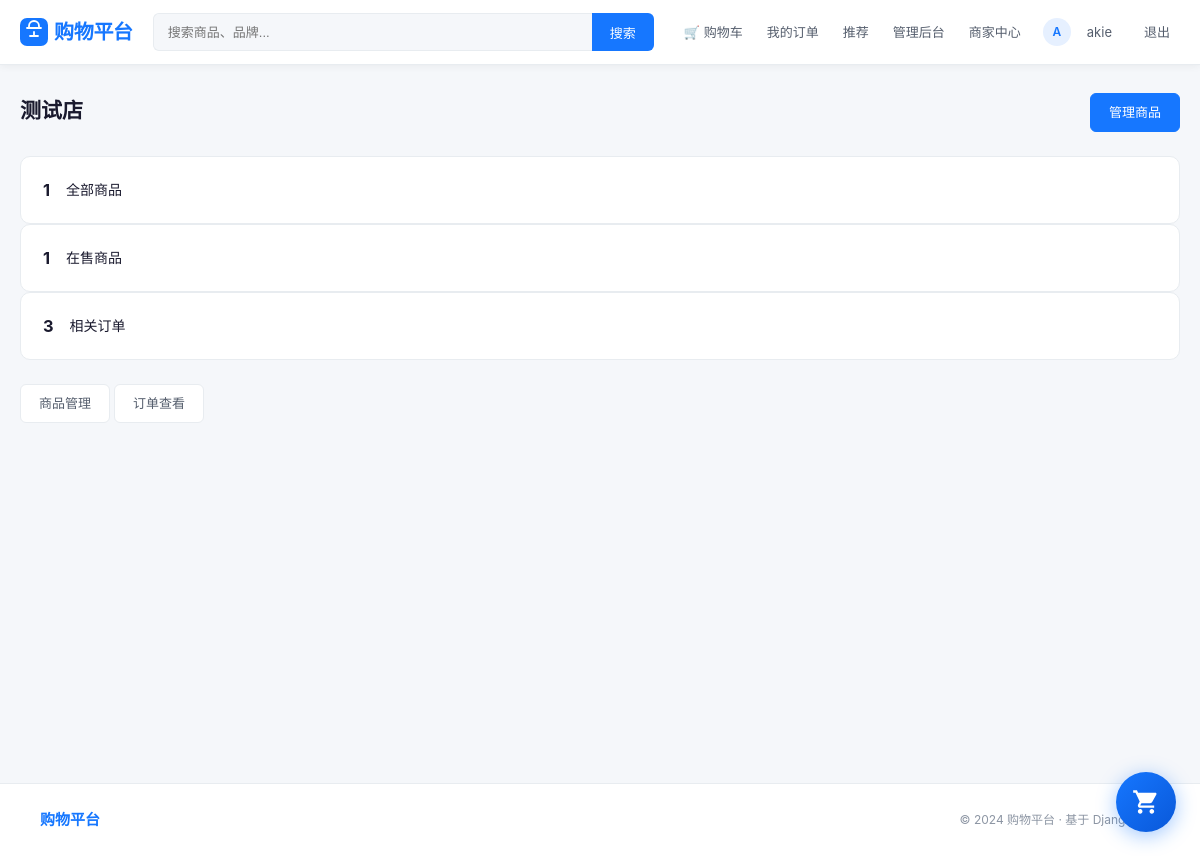
Page /store/4/dashboard/ (signed in) on the committed database.
### user/models.py (models this page shows)
class User(AbstractUser):
    phone = models.CharField('手机号', max_length=20, blank=True)
    avatar = models.ImageField('头像', upload_to='avatars/', blank=True)
    address = models.TextField('默认地址', blank=True)
    @property
    def store_profile(self):
        return getattr(self, 'owned_store', None)
    @property
    def is_store_owner(self):
        return bool(self.store_profile and self.store_profile.is_active)
    class Meta:
        verbose_name = '用户'
        verbose_name_plural = '用户'

### store/models.py (models this page shows, shortened)
class Store(models.Model):
    STATUS_CHOICES = [
        ('pending', '待审核'),
        ('active', '正常营业'),
        ('disabled', '已禁用'),
        ('rejected', '已拒绝'),
    ]
    name = models.CharField('店铺名称', max_length=100)
    description = models.TextField('店铺简介', blank=True)
    logo = models.ImageField('店铺Logo', upload_to='store_logos/', blank=True)
    contact_person = models.CharField('联系人', max_length=50)
    contact_phone = models.CharField('联系电话', max_length=20)
    license_number = models.CharField('营业执照号', max_length=50, unique=True)
    status = models.CharField('状态', max_length=20, choices=STATUS_CHOICES, default='pending')
    owner = models.OneToOneField(
        settings.AUTH_USER_MODEL,
        on_delete=models.CASCADE,
        verbose_name='店主',
        related_name='owned_store'
    )
    reviewed_by = models.ForeignKey(
        settings.AUTH_USER_MODEL,
        on_delete=models.SET_NULL,
        null=True,
        blank=True,
        verbose_name='审核人',
        related_name='reviewed_stores'
    )
    created_at = models.DateTimeField('申请时间', auto_now_add=True)
    reviewed_at = models.DateTimeField('审核时间', null=True, blank=True)
    class Meta:
        verbose_name = '店铺'
        verbose_name_plural = '店铺'
        ordering = ['-created_at']
    @property
    def is_active(self):
        return self.status == 'active'

### store/views.py (the view)
# urls.py: path('<int:store_id>/dashboard/', views.store_dashboard, name='dashboard'),
@login_required
@store_owner_required()
def store_dashboard(request, store):
    products = store.products.all()
    total_products = products.count()
    active_products = products.filter(product_status='active').count()
    from order.models import Order, OrderItem
    order_items = OrderItem.objects.filter(product__in=products)
    total_orders = Order.objects.filter(items__product__in=products).distinct().count()
    context = {
        'store': store,
        'total_products': total_products,
        'active_products': active_products,
        'total_orders': total_orders,
    }
    return render(request, 'store/dashboard.html', context)

### templates/store/dashboard.html (shortened to what this page needs)
{% extends 'base.html' %}
{% block content %}
<div style="display:flex;align-items:center;justify-content:space-between;margin-bottom:24px">
  <div>
    <h2 style="margin:0">{{ store.name }}</h2>
  </div>
  <a href="/store/{{ store.id }}/products/" class="btn btn-primary">管理商品</a>
</div>
<div class="dashboard-stats">
  <div class="stat-card"><h3>{{ total_products }}</h3><p>全部商品</p></div>
  <div class="stat-card"><h3>{{ active_products }}</h3><p>在售商品</p></div>
  <div class="stat-card"><h3>{{ total_orders }}</h3><p>相关订单</p></div>
</div>
<div class="section" style="margin-top:24px">
  <a href="/store/{{ store.id }}/products/" class="btn">商品管理</a>
  <a href="/store/{{ store.id }}/orders/" class="btn">订单查看</a>
</div>
{% endblock %}

### templates/base.html (shortened to what this page needs)
<!DOCTYPE html>
<html lang="zh-CN">
<head>
<link rel="stylesheet" href="/static/css/style.css">
</head>
<body>
<nav class="navbar">
  <div class="container nav-inner">
    <a href="/" class="logo">
      <svg viewBox="0 0 28 28" fill="none"><rect width="28" height="28" rx="7" fill="#1677ff"/><path d="M7 10h14M9 10V8a5 5 0 0110 0v2M10 18h8M14 14v4" stroke="#fff" stroke-width="1.8" stroke-linecap="round"/></svg>
      购物平台
    </a>
    <div class="nav-search">
      <form action="/products/" method="get">
        <input type="text" name="q" placeholder="搜索商品、品牌..." value="{{ request.GET.q }}">
        <button type="submit">搜索</button>
      </form>
    </div>
    <div class="nav-links">
      {% if user.is_authenticated %}
        <a href="/order/cart/">🛒 购物车</a>
        <a href="/order/orders/">我的订单</a>
        <a href="/recommendations/">推荐</a>
        {% if user.is_staff %}<a href="/manage/dashboard/">管理后台</a>{% endif %}
        {% if user.is_store_owner %}
          <a href="/store/{{ user.store_profile.id }}/dashboard/">商家中心</a>
        {% else %}
          <a href="/store/apply/">开店</a>
        {% endif %}
        <span class="nav-user-name">
          <span class="nav-avatar">{{ user.username|slice:":1"|upper }}</span>
          <a href="/user/profile/">{{ user.username }}</a>
        </span>
        <a href="/user/logout/">退出</a>
      {% else %}
        <a href="/user/login/">登录</a>
        <a href="/user/register/" class="nav-btn">免费注册</a>
      {% endif %}
    </div>
  </div>
</nav>
<div class="container main-content">
  {% block content %}{% endblock %}
</div>
<footer class="footer">
  <div class="container footer-inner">
    <span class="footer-brand">购物平台</span>
    <span class="footer-copy">© 2024 购物平台 · 基于 Django 开发</span>
  </div>
</footer>
{% if user.is_authenticated %}
<a href="/order/cart/" class="cart-float-btn">
</a>
{% endif %}
</body>
</html>

### static/css/style.css (style rules this page uses)
*, *::before, *::after { box-sizing: border-box; margin: 0; padding: 0; }
:root { --blue: #1677ff; --blue-dark: #0958d9; --blue-light: #e6f0ff; --blue-pale: #f0f5ff; --text: #1a1a2e; --text-2: #555e6d; --text-3: #8c95a3; --border: #e8ecf0; --bg: #f5f7fa; --white: #ffffff; --red: #ff4d4f; --green: #52c41a; --orange: #fa8c16; --radius: 10px; --radius-sm: 6px; --shadow: 0 2px 12px rgba(22,119,255,.08); --shadow-md: 0 4px 24px rgba(22,119,255,.13); --transition: .18s ease; }
html { scroll-behavior: smooth; }
body { font-family: -apple-system, 'PingFang SC', 'Microsoft YaHei', sans-serif; background: var(--bg); color: var(--text); font-size: 14px; line-height: 1.6; }
a { color: var(--blue); text-decoration: none; transition: color var(--transition); }
.container { max-width: 1200px; margin: 0 auto; padding: 0 20px; }
.navbar { background: var(--white); border-bottom: 1px solid var(--border); position: sticky; top: 0; z-index: 200; box-shadow: 0 1px 8px rgba(0,0,0,.06); }
.nav-inner { display: flex; align-items: center; gap: 20px; height: 64px; }
.logo { font-size: 1.25rem; font-weight: 700; color: var(--blue); display: flex; align-items: center; gap: 6px; flex-shrink: 0; letter-spacing: -.3px; }
.logo svg { width: 28px; height: 28px; }
.nav-search { flex: 1; max-width: 520px; }
.nav-search form { display: flex; }
.nav-search input { flex: 1; height: 38px; padding: 0 14px; border: 1.5px solid var(--border); border-right: none; border-radius: var(--radius-sm) 0 0 var(--radius-sm); font-size: 13px; outline: none; background: var(--bg); transition: border-color var(--transition); }
.nav-search button { height: 38px; padding: 0 18px; background: var(--blue); color: var(--white); border: none; border-radius: 0 var(--radius-sm) var(--radius-sm) 0; font-size: 13px; cursor: pointer; transition: background var(--transition); white-space: nowrap; }
.nav-links { display: flex; align-items: center; gap: 4px; flex-shrink: 0; }
.nav-links a { padding: 6px 10px; border-radius: var(--radius-sm); font-size: 13px; color: var(--text-2); transition: background var(--transition), color var(--transition); }
.nav-user-name { font-size: 13px; color: var(--text-2); padding: 6px 8px; display: flex; align-items: center; gap: 6px; }
.nav-avatar { width: 28px; height: 28px; border-radius: 50%; background: var(--blue-light); color: var(--blue); display: inline-flex; align-items: center; justify-content: center; font-size: 12px; font-weight: 600; }
.main-content { padding: 28px 20px; min-height: calc(100vh - 130px); }
.btn { display: inline-flex; align-items: center; justify-content: center; gap: 5px; padding: 8px 18px; border-radius: var(--radius-sm); border: 1.5px solid var(--border); background: var(--white); font-size: 13px; color: var(--text-2); cursor: pointer; transition: all var(--transition); white-space: nowrap; font-weight: 500; }
.btn-primary { background: var(--blue); color: #fff !important; border-color: var(--blue); }
.section { margin-bottom: 40px; }
.stat-card { background: var(--white); border-radius: var(--radius); padding: 20px 22px; border: 1px solid var(--border); display: flex; align-items: center; gap: 16px; transition: box-shadow var(--transition); }
.footer { background: var(--white); border-top: 1px solid var(--border); padding: 24px 20px; margin-top: 48px; }
.footer-inner { display: flex; justify-content: space-between; align-items: center; flex-wrap: wrap; gap: 12px; }
.footer-brand { font-size: 15px; font-weight: 700; color: var(--blue); }
.footer-copy { font-size: 12px; color: var(--text-3); }
.cart-float-btn { position: fixed; bottom: 24px; right: 24px; width: 60px; height: 60px; background: linear-gradient(135deg, #1677ff 0%, #0958d9 100%); border-radius: 50%; box-shadow: 0 4px 20px rgba(22, 119, 255, 0.4); display: flex; align-items: center; justify-content: center; cursor: pointer; z-index: 1000; transition: transform 0.3s cubic-bezier(0.34, 1.56, 0.64, 1); }
.cart-icon-svg { width: 28px; height: 28px; fill: #fff; }

### rows in the picture
User: username "A", username "akie"
Store: name "测试店"

### other values in the picture
{{ total_products }} "1"
{{ active_products }} "1"
{{ total_orders }} "3"
